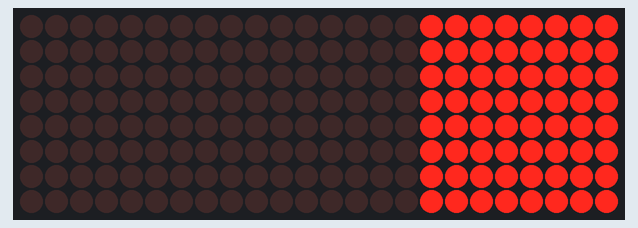
Simulated run of this sketch. Board: ESP32-S3. Shown: 24×8 LED matrix. Wiring (inferred from the names in the program): 3 × MAX7219 LED driver (orientation assumed): CS GPIO 10. Random numbers use the default seed unless the sketch sets one; what the sketch prints to the serial monitor is not drawn.

Above: at 21.13 s.

The sketch:

mlp_par_poc.ino
```cpp
// mlp_par_poc.ino -- ESP32-S3 como maestro SPI de la version PARALELA (8
// carriles MAC) de la red 130->128->64->32->5, implementada en
// fpga_NPU_poc/top_mlp_par.v. A diferencia de mlp_poc.ino: los pesos se
// reparten en 8 bancos (uno por carril, neurona%8) y se cargan en RAFAGAS de
// 5 bytes por transaccion SPI en vez de 1, porque con 8 multiplicadores en
// paralelo el cuello de botella deja de ser el computo y pasa a ser el I/O.
//
// IMPORTANTE: este sketch asume que la FPGA tiene cargado 'top_mlp_par'.
// Conexionado: igual que los otros sketches (ver npu_poc.ino).

#include <SPI.h>

#define PIN_SCLK 12
#define PIN_MOSI 11
#define PIN_MISO 13
#define PIN_CS   10

#define CMD_NOP      0x00
#define CMD_LOAD_W   0x03
#define CMD_LOAD_B   0x02
#define CMD_START    0x04
#define CMD_DBG_RD   0x06
#define CMD_SET_WTGT 0x07
#define CMD_SET_ITGT 0x0A
#define CMD_IBURST5  0x0B
// sel=5 en CMD_DBG_RD: lee weight_bank[w_lane][w_ptr], apuntados por el
// CMD_SET_WTGT mas reciente (solo para lectura de debug, no para escribir).
//
// La carga de PESOS es 1 transaccion SPI = 1 peso (CMD_LOAD_W), no rafaga:
// la carga en rafaga (8 bancos, secuenciador de varios ciclos en la FPGA)
// resulto ser una fuente de corrupcion intermitente e irreproducible entre
// resets, sin causa raiz identificada pese a probar distintas frecuencias.
// Como la carga de pesos es un costo unico al arrancar (no se repite en el
// loop de inferencia que se compara contra el ESP32), no vale la pena el
// riesgo -- ver top_mlp_par.v para el detalle. input_mem si sigue en
// rafaga porque su tiempo SI cuenta en cada inferencia, y viene
// funcionando perfecto (130/130 en todas las pruebas).

#define NLANES 8

// ---- Dimensiones de la red (deben coincidir EXACTO con mlp_engine_par.v) ----
#define IN_COUNT  130
#define H1_COUNT  128
#define H2_COUNT  64
#define H3_COUNT  32
#define OUT_COUNT 5

// ---- Direcciones "planas" originales (para el calculo de referencia en
// software, igual que en mlp_poc.ino) ----
#define W1_BASE 0
#define W1_SIZE (IN_COUNT * H1_COUNT)
#define W2_BASE (W1_BASE + W1_SIZE)
#define W2_SIZE (H1_COUNT * H2_COUNT)
#define W3_BASE (W2_BASE + W2_SIZE)
#define W3_SIZE (H2_COUNT * H3_COUNT)
#define W4_BASE (W3_BASE + W3_SIZE)
#define W4_SIZE (H3_COUNT * OUT_COUNT)
#define W_TOTAL (W4_BASE + W4_SIZE)

#define B1_BASE 0
#define B2_BASE (B1_BASE + H1_COUNT)
#define B3_BASE (B2_BASE + H2_COUNT)
#define B4_BASE (B3_BASE + H3_COUNT)
#define B_TOTAL (B4_BASE + OUT_COUNT)

// ---- Mapa de bancos por carril (direccion LOCAL, misma numeracion que el
// comentario de mlp_engine_par.v) ----
struct LayerCfg { int in_count, out_count, waves, flat_base, lane_base; };
LayerCfg LAYERS[4] = {
  {IN_COUNT, H1_COUNT, 16, W1_BASE, 0},
  {H1_COUNT, H2_COUNT, 8,  W2_BASE, 2080},
  {H2_COUNT, H3_COUNT, 4,  W3_BASE, 3104},
  {H3_COUNT, OUT_COUNT, 1, W4_BASE, 3360},
};
#define LANE_BANK_SIZE 3392 // direcciones locales realmente usadas por carril (0..3391)

SPIClass fpga_spi(FSPI);

int8_t weights[W_TOTAL];
int8_t biases[B_TOTAL];
int8_t h1[H1_COUNT], h2[H2_COUNT], h3[H3_COUNT];

#define SPI_HZ 8000000
void spi_burst_begin() { fpga_spi.beginTransaction(SPISettings(SPI_HZ, MSBFIRST, SPI_MODE0)); }
void spi_burst_end()   { fpga_spi.endTransaction(); }

void npu_xfer(uint8_t cmd, uint16_t a, uint16_t b_raw, uint8_t rx[6]) {
  uint8_t tx[6] = {
    cmd, (uint8_t)(a >> 8), (uint8_t)(a & 0xFF),
    (uint8_t)(b_raw >> 8), (uint8_t)(b_raw & 0xFF), 0x00
  };
  digitalWrite(PIN_CS, LOW);
  for (int i = 0; i < 6; i++) rx[i] = fpga_spi.transfer(tx[i]);
  digitalWrite(PIN_CS, HIGH);
}

// Frame de rafaga: 5 bytes de carga util (sin nocion de direccion, el
// puntero interno de la FPGA ya sabe donde escribir y auto-incrementa).
void npu_xfer_burst(uint8_t cmd, uint8_t b0, uint8_t b1, uint8_t b2, uint8_t b3, uint8_t b4, uint8_t rx[6]) {
  uint8_t tx[6] = {cmd, b0, b1, b2, b3, b4};
  digitalWrite(PIN_CS, LOW);
  for (int i = 0; i < 6; i++) rx[i] = fpga_spi.transfer(tx[i]);
  digitalWrite(PIN_CS, HIGH);
}

// bit1 del status = pll_lock (ver top_mlp_par.v: tx_snapshot[..]=
// {6'd0,pll_lock,busy,...}). El carril 0 (primer carril cargado, justo al
// arrancar el sketch) mostro muchas mas fallas de carga que el resto y sin
// converger con reintentos -- sospecha de que el PLL todavia no estaba
// bloqueado en los primerisimos frames SPI. Se chequea explicitamente antes
// de mandar nada.
void wait_pll_lock() {
  uint8_t rx[6];
  uint32_t t0 = micros();
  bool locked = false;
  spi_burst_begin();
  for (int i = 0; i < 1000 && !locked; i++) {
    npu_xfer(CMD_NOP, 0, 0, rx);
    locked = (rx[0] & 0x02) != 0;
    if (!locked) delayMicroseconds(100);
  }
  spi_burst_end();
  uint32_t dt = micros() - t0;
  Serial.printf("PLL lock: %s (tardo %lu us en confirmarse)\n", locked ? "OK" : "NUNCA SE VIO EN 1000 INTENTOS", (unsigned long)dt);
}

void npu_send(uint8_t cmd, uint16_t a, uint16_t b_raw) {
  uint8_t rx[6];
  spi_burst_begin();
  npu_xfer(cmd, a, b_raw, rx);
  spi_burst_end();
}

int8_t npu_dbg_read(uint8_t sel, uint8_t addr) {
  uint8_t rx[6];
  uint16_t a = ((uint16_t)sel << 8) | addr;
  spi_burst_begin();
  npu_xfer(CMD_DBG_RD, a, 0, rx);
  npu_xfer(CMD_NOP, 0, 0, rx);
  npu_xfer(CMD_NOP, 0, 0, rx);
  spi_burst_end();
  return (int8_t)rx[5];
}

void npu_wait_done(int8_t out[OUT_COUNT], int *polls_out) {
  uint8_t rx[6];
  int polls = 0;
  spi_burst_begin();
  bool busy = true;
  while (busy) {
    npu_xfer(CMD_NOP, 0, 0, rx);
    busy = (rx[0] & 0x01) != 0;
    polls++;
  }
  npu_xfer(CMD_NOP, 0, 0, rx);
  spi_burst_end();
  out[0] = (int8_t)rx[1]; out[1] = (int8_t)rx[2]; out[2] = (int8_t)rx[3];
  out[3] = (int8_t)rx[4]; out[4] = (int8_t)rx[5];
  *polls_out = polls;
}

// Mismo post-procesamiento que el hardware: ReLU + saturacion a [0,127].
int8_t relu_sat(int32_t v) {
  if (v < 0) return 0;
  if (v > 127) return 127;
  return (int8_t)v;
}

void mlp_forward_sw(const int8_t *input, int8_t *output) {
  for (int n = 0; n < H1_COUNT; n++) {
    int32_t acc = 0;
    for (int i = 0; i < IN_COUNT; i++) acc += (int32_t)weights[W1_BASE + n * IN_COUNT + i] * (int32_t)input[i];
    acc += biases[B1_BASE + n];
    h1[n] = relu_sat(acc);
  }
  for (int n = 0; n < H2_COUNT; n++) {
    int32_t acc = 0;
    for (int i = 0; i < H1_COUNT; i++) acc += (int32_t)weights[W2_BASE + n * H1_COUNT + i] * (int32_t)h1[i];
    acc += biases[B2_BASE + n];
    h2[n] = relu_sat(acc);
  }
  for (int n = 0; n < H3_COUNT; n++) {
    int32_t acc = 0;
    for (int i = 0; i < H2_COUNT; i++) acc += (int32_t)weights[W3_BASE + n * H2_COUNT + i] * (int32_t)h2[i];
    acc += biases[B3_BASE + n];
    h3[n] = relu_sat(acc);
  }
  for (int n = 0; n < OUT_COUNT; n++) {
    int32_t acc = 0;
    for (int i = 0; i < H3_COUNT; i++) acc += (int32_t)weights[W4_BASE + n * H3_COUNT + i] * (int32_t)h3[i];
    acc += biases[B4_BASE + n];
    output[n] = relu_sat(acc);
  }
}

// ---- Carga de los pesos de UN carril, un peso por transaccion SPI ----
// Recorre las 4 capas en el orden en que estan concatenadas dentro del banco
// de este carril (ver LAYERS[].lane_base), tomando de 'weights[]' (layout
// plano original) el valor que le corresponde a la neurona (ola*8+lane).
// CMD_LOAD_W manda {carril, direccion local, valor} en una sola transaccion
// (sin puntero/secuenciador del lado FPGA) -- ver comentario de cabecera del
// porque no se usa rafaga aca.
void send_lane_weights(int lane) {
  uint8_t rx[6];
  spi_burst_begin();
  for (int L = 0; L < 4; L++) {
    LayerCfg &c = LAYERS[L];
    for (int w = 0; w < c.waves; w++) {
      int neuron = w * NLANES + lane;
      for (int i = 0; i < c.in_count; i++) {
        int8_t val = (neuron < c.out_count) ? weights[c.flat_base + neuron * c.in_count + i] : 0;
        int local_addr = c.lane_base + w * c.in_count + i;
        uint16_t a = ((uint16_t)lane << 12) | (uint16_t)local_addr;
        npu_xfer(CMD_LOAD_W, a, (uint16_t)(uint8_t)val, rx);
      }
    }
  }
  spi_burst_end();
}

// Recorre las 4 capas de la misma forma que send_lane_weights() para
// encontrar a que valor esperado corresponde una direccion LOCAL dada
// (necesario para poder reintentar UNA direccion puntual sin recorrer todo
// de nuevo).
int8_t weight_at_local_addr(int lane, int local_addr) {
  for (int L = 0; L < 4; L++) {
    LayerCfg &c = LAYERS[L];
    int span = c.waves * c.in_count;
    if (local_addr >= c.lane_base && local_addr < c.lane_base + span) {
      int rel = local_addr - c.lane_base;
      int w = rel / c.in_count;
      int i = rel % c.in_count;
      int neuron = w * NLANES + lane;
      return (neuron < c.out_count) ? weights[c.flat_base + neuron * c.in_count + i] : 0;
    }
  }
  return 0;
}

// Lee de vuelta las LANE_BANK_SIZE direcciones reales del carril y compara
// contra lo que deberian ser. Llena mismatch_addr[] (hasta max_mismatch)
// con las direcciones que fallaron y devuelve cuantas fallaron en total.
int verify_lane_weights(int lane, int *mismatch_addr, int max_mismatch) {
  int count = 0;
  for (int addr = 0; addr < LANE_BANK_SIZE; addr++) {
    npu_send(CMD_SET_WTGT, ((uint16_t)lane << 12) | (uint16_t)addr, 0);
    int8_t got = npu_dbg_read(5, 0);
    int8_t expected = weight_at_local_addr(lane, addr);
    if (got != expected) {
      if (count < max_mismatch) mismatch_addr[count] = addr;
      count++;
    }
  }
  return count;
}

// La carga de pesos por SPI muestra corrupcion intermitente en un puñado de
// direcciones (causa raiz no identificada, ver README de 03_mlp_paralelo).
// Como el mecanismo de lectura de verificacion (CMD_SET_WTGT+CMD_DBG_RD
// sel=5) resulto confiable, en vez de perseguir la causa exacta: cargar,
// leer de vuelta, y reintentar SOLO las direcciones que fallaron, hasta que
// quede todo bien (o se agoten los reintentos).
#define MAX_WEIGHT_MISMATCH 256
void send_lane_weights_with_retry(int lane, int max_retries = 8) {
  send_lane_weights(lane);
  int mismatch_addr[MAX_WEIGHT_MISMATCH];
  for (int attempt = 1; attempt <= max_retries; attempt++) {
    int n = verify_lane_weights(lane, mismatch_addr, MAX_WEIGHT_MISMATCH);
    if (n == 0) {
      if (attempt > 1) Serial.printf("  carril %d: OK despues de %d reintento(s)\n", lane, attempt - 1);
      return;
    }
    Serial.printf("  carril %d: %d direccion(es) mal (intento %d/%d), reintentando...\n", lane, n, attempt, max_retries);
    int fix_count = (n < MAX_WEIGHT_MISMATCH) ? n : MAX_WEIGHT_MISMATCH;
    uint8_t rx[6];
    spi_burst_begin();
    for (int k = 0; k < fix_count; k++) {
      int addr = mismatch_addr[k];
      int8_t val = weight_at_local_addr(lane, addr);
      uint16_t a = ((uint16_t)lane << 12) | (uint16_t)addr;
      npu_xfer(CMD_LOAD_W, a, (uint16_t)(uint8_t)val, rx);
    }
    spi_burst_end();
  }
  Serial.printf("  carril %d: SIGUE MAL despues de %d reintentos!\n", lane, max_retries);
}

void load_weights_and_biases() {
  Serial.println("Generando pesos/bias aleatorios (rango -2..2)...");
  randomSeed(42);
  for (int i = 0; i < W_TOTAL; i++) weights[i] = (int8_t)random(-2, 3);
  for (int i = 0; i < B_TOTAL; i++) biases[i]  = (int8_t)random(-2, 3);

  Serial.println("Cargando pesos en la FPGA (con verificacion y reintento por carril)...");
  uint32_t t0 = micros();

  for (int lane = 0; lane < NLANES; lane++) send_lane_weights_with_retry(lane);

  uint8_t rx[6];
  spi_burst_begin();
  for (int i = 0; i < B_TOTAL; i++)
    npu_xfer(CMD_LOAD_B, (uint16_t)i, (uint16_t)(uint8_t)biases[i], rx);
  spi_burst_end();

  uint32_t t1 = micros();
  Serial.printf("Carga completa en %.2f ms\n\n", (t1 - t0) / 1000.0);
}

// Test aislado: carga un patron conocido en input_mem por rafaga, y lo lee
// de vuelta con CMD_DBG_RD (sel=4) para confirmar si la carga en si funciona,
// sin meter la inferencia en el medio.
void test_input_burst_loading() {
  Serial.println("=== Test aislado: carga en rafaga de input_mem ===");
  int8_t pattern[IN_COUNT];
  for (int i = 0; i < IN_COUNT; i++) pattern[i] = (int8_t)((i % 5) - 2);

  uint8_t rx[6];
  npu_send(CMD_SET_ITGT, 0, 0);
  uint8_t buf[5];
  int bufcount = 0;
  spi_burst_begin();
  for (int i = 0; i < IN_COUNT; i++) {
    buf[bufcount++] = (uint8_t)pattern[i];
    if (bufcount == 5) {
      npu_xfer_burst(CMD_IBURST5, buf[0], buf[1], buf[2], buf[3], buf[4], rx);
      bufcount = 0;
    }
  }
  spi_burst_end();

  int mism = 0;
  for (int i = 0; i < IN_COUNT; i++) {
    int8_t got = npu_dbg_read(4, i);
    if (got != pattern[i]) {
      mism++;
      if (mism <= 10) Serial.printf("  input_mem[%3d]: esperado=%4d  fpga=%4d\n", i, pattern[i], got);
    }
  }
  Serial.printf("input_mem: %d/%d coinciden\n\n", IN_COUNT - mism, IN_COUNT);
}

// Lee bias_mem de vuelta (CMD_DBG_RD sel=6, direccion plana 0..228) y lo
// compara contra 'biases[]'. Bias usa el patron de escritura mas simple
// posible (1 memoria compartida, sin decodificador de carril) -- si esto
// TAMBIEN sale corrupto, el problema no es especifico del camino de pesos.
void test_bias_readback() {
  Serial.println("=== Test aislado: bias_mem (lectura) ===");
  int mism = 0;
  for (int i = 0; i < B_TOTAL; i++) {
    int8_t got = npu_dbg_read(6, i);
    if (got != biases[i]) {
      mism++;
      if (mism <= 12) Serial.printf("  bias[%3d]: esperado=%4d  fpga=%4d\n", i, biases[i], got);
    }
  }
  Serial.printf("bias_mem: %d/%d coinciden\n\n", B_TOTAL - mism, B_TOTAL);
}

// El carril 0 muestra ~90 direcciones mal de forma persistente, sin
// converger con reintentos (a diferencia del resto de los carriles, que
// convergen en 2-4 intentos). Para distinguir "el DATO guardado esta mal"
// de "la LECTURA de verificacion en si es inestable para este carril": lee
// las mismas 3392 direcciones DOS VECES seguidas, sin reescribir nada en el
// medio, y compara una lectura contra la otra (no contra lo esperado). Si
// las dos lecturas coinciden entre si (aunque difieran de lo esperado), el
// dato esta mal guardado. Si difieren entre si, la lectura misma es la que
// falla.
void test_lane0_read_stability() {
  Serial.println("=== Test: estabilidad de lectura del carril 0 (2 pasadas, sin reescribir) ===");
  static int8_t pass1[LANE_BANK_SIZE];
  static int8_t pass2[LANE_BANK_SIZE];
  for (int addr = 0; addr < LANE_BANK_SIZE; addr++) {
    npu_send(CMD_SET_WTGT, ((uint16_t)0 << 12) | (uint16_t)addr, 0);
    pass1[addr] = npu_dbg_read(5, 0);
  }
  for (int addr = 0; addr < LANE_BANK_SIZE; addr++) {
    npu_send(CMD_SET_WTGT, ((uint16_t)0 << 12) | (uint16_t)addr, 0);
    pass2[addr] = npu_dbg_read(5, 0);
  }
  int diff_between_passes = 0, diff_pass1_expected = 0;
  for (int addr = 0; addr < LANE_BANK_SIZE; addr++) {
    int8_t expected = weight_at_local_addr(0, addr);
    if (pass1[addr] != pass2[addr]) {
      diff_between_passes++;
      if (diff_between_passes <= 10) Serial.printf("  addr %4d: pasada1=%4d  pasada2=%4d  (esperado=%4d)\n", addr, pass1[addr], pass2[addr], expected);
    }
    if (pass1[addr] != expected) diff_pass1_expected++;
  }
  Serial.printf("Pasada1 vs Pasada2 (misma lectura repetida): %d/%d difieren\n", diff_between_passes, LANE_BANK_SIZE);
  Serial.printf("Pasada1 vs esperado: %d/%d difieren\n\n", diff_pass1_expected, LANE_BANK_SIZE);
}

// Lee weight_bank[lane][addr] de vuelta (via CMD_SET_WTGT + CMD_DBG_RD sel=5)
// y lo compara contra el valor que send_lane_weights() calculo para esa
// misma direccion local, para el carril 'lane' completo (las 3392
// direcciones reales). Exhaustivo pero solo para UN carril (representativo);
// si el bug es sistemico (offset, orden de bytes, etc.) alcanza para verlo.
void test_weight_bank_readback(int lane) {
  Serial.printf("=== Test aislado: weight_bank del carril %d (rafaga + lectura) ===\n", lane);
  int mism = 0, checked = 0;
  for (int L = 0; L < 4; L++) {
    LayerCfg &c = LAYERS[L];
    int neuron = -1000; // se recalcula por ola
    for (int w = 0; w < c.waves; w++) {
      int nrn = w * NLANES + lane;
      for (int i = 0; i < c.in_count; i++) {
        int local_addr = c.lane_base + w * c.in_count + i;
        int8_t expected = (nrn < c.out_count) ? weights[c.flat_base + nrn * c.in_count + i] : 0;
        npu_send(CMD_SET_WTGT, ((uint16_t)lane << 12) | (uint16_t)local_addr, 0);
        int8_t got = npu_dbg_read(5, 0);
        checked++;
        if (got != expected) {
          mism++;
          if (mism <= 12) Serial.printf("  L%d w=%d i=%d local_addr=%4d: esperado=%4d  fpga=%4d\n", L, w, i, local_addr, expected, got);
        }
      }
    }
  }
  Serial.printf("weight_bank[carril %d]: %d/%d coinciden\n\n", lane, checked - mism, checked);
}

// Lee h1/h2/h3 de la FPGA (con busy en 0) y los compara contra los que
// quedaron en las globales h1/h2/h3 del ULTIMO mlp_forward_sw().
void debug_compare_layers() {
  Serial.println("  Comparando capas ocultas h1/h2/h3 (FPGA vs software)...");
  int mism1 = 0, mism2 = 0, mism3 = 0;
  for (int i = 0; i < H1_COUNT; i++) {
    int8_t got = npu_dbg_read(0, i);
    if (got != h1[i]) { mism1++; if (mism1 <= 6) Serial.printf("    h1[%3d]: esperado=%4d  fpga=%4d\n", i, h1[i], got); }
  }
  for (int i = 0; i < H2_COUNT; i++) {
    int8_t got = npu_dbg_read(1, i);
    if (got != h2[i]) { mism2++; if (mism2 <= 6) Serial.printf("    h2[%3d]: esperado=%4d  fpga=%4d\n", i, h2[i], got); }
  }
  for (int i = 0; i < H3_COUNT; i++) {
    int8_t got = npu_dbg_read(2, i);
    if (got != h3[i]) { mism3++; if (mism3 <= 6) Serial.printf("    h3[%3d]: esperado=%4d  fpga=%4d\n", i, h3[i], got); }
  }
  Serial.printf("  Diferencias: h1=%d/%d  h2=%d/%d  h3=%d/%d\n\n", mism1, H1_COUNT, mism2, H2_COUNT, mism3, H3_COUNT);
}

void run_inference_once(const int8_t *mfcc, int8_t *got, uint32_t *t_load, uint32_t *t_compute, int *polls_out) {
  uint8_t rx[6];
  uint32_t t0 = micros();

  npu_send(CMD_SET_ITGT, 0, 0);
  uint8_t buf[5];
  int bufcount = 0;
  spi_burst_begin();
  for (int i = 0; i < IN_COUNT; i++) {
    buf[bufcount++] = (uint8_t)mfcc[i];
    if (bufcount == 5) {
      npu_xfer_burst(CMD_IBURST5, buf[0], buf[1], buf[2], buf[3], buf[4], rx);
      bufcount = 0;
    }
  }
  npu_xfer(CMD_START, 0, 0, rx);
  spi_burst_end();
  uint32_t t_loaded = micros();

  npu_wait_done(got, polls_out);
  uint32_t t1 = micros();

  *t_load    = t_loaded - t0;
  *t_compute = t1 - t_loaded;
}

uint32_t total_runs = 0, total_fails = 0;
uint32_t compute_us_min = 0xFFFFFFFF, compute_us_max = 0;
uint64_t compute_us_sum = 0;

void run_inference_test(int iter) {
  int8_t mfcc[IN_COUNT];
  for (int i = 0; i < IN_COUNT; i++) mfcc[i] = (int8_t)random(-2, 3);

  int8_t expected[OUT_COUNT];
  uint32_t sw_t0 = micros();
  mlp_forward_sw(mfcc, expected);
  uint32_t sw_t1 = micros();

  int8_t got[OUT_COUNT];
  uint32_t t_load, t_compute;
  int polls;
  run_inference_once(mfcc, got, &t_load, &t_compute, &polls);

  bool match = true;
  for (int i = 0; i < OUT_COUNT; i++) if (expected[i] != got[i]) match = false;
  total_runs++;
  if (!match) total_fails++;
  if (t_compute < compute_us_min) compute_us_min = t_compute;
  if (t_compute > compute_us_max) compute_us_max = t_compute;
  compute_us_sum += t_compute;

  Serial.printf("--- Iteracion %d ---  [fallo acumulado: %lu/%lu = %.1f%%]\n",
                iter, (unsigned long)total_fails, (unsigned long)total_runs, 100.0f * total_fails / total_runs);
  Serial.printf("ESP32 (software): %6.3f ms -> [%4d %4d %4d %4d %4d]\n",
                (sw_t1 - sw_t0) / 1000.0, expected[0], expected[1], expected[2], expected[3], expected[4]);
  Serial.printf("FPGA (SPI+infer): %6.3f ms -> [%4d %4d %4d %4d %4d]  (carga entrada: %.3f ms, computo+polling: %.3f ms, %d polls)\n",
                (t_load + t_compute) / 1000.0, got[0], got[1], got[2], got[3], got[4],
                t_load / 1000.0, t_compute / 1000.0, polls);
  Serial.println(match ? ">> OK: coinciden" : ">> ERROR: no coinciden");
  if (!match && iter < 3) debug_compare_layers();
  Serial.println();
}

void setup() {
  Serial.begin(115200);
  delay(1000);

  pinMode(PIN_CS, OUTPUT);
  digitalWrite(PIN_CS, HIGH);
  fpga_spi.begin(PIN_SCLK, PIN_MISO, PIN_MOSI, PIN_CS);

  Serial.println("=== fpga_NPU_poc: inferencia PARALELA (8 carriles) via SPI ===\n");
  wait_pll_lock();
  load_weights_and_biases();
  test_input_burst_loading();
  test_bias_readback();
  test_weight_bank_readback(0);
  test_lane0_read_stability();
}

// Barrido de frecuencia de clk_sys: correr exactamente N_TEST_ITERS
// inferencias y despues quedarse quieto con un resumen, en vez de un loop
// infinito -- asi cada paso de frecuencia (27/54/108/216/432 MHz) da un
// resultado limpio y autocontenido sin tener que contar lineas a mano.
#define N_TEST_ITERS 50
int iteration = 0;
bool test_done = false;

void loop() {
  if (!test_done) {
    run_inference_test(iteration++);
    if (iteration >= N_TEST_ITERS) {
      test_done = true;
      Serial.println("========================================");
      Serial.printf("RESUMEN: %lu/%lu OK  (%lu fallos, %.1f%%)\n",
                     (unsigned long)(total_runs - total_fails), (unsigned long)total_runs,
                     (unsigned long)total_fails, 100.0f * total_fails / total_runs);
      Serial.printf("computo+polling: min=%.3fms max=%.3fms prom=%.3fms\n",
                     compute_us_min / 1000.0, compute_us_max / 1000.0,
                     (compute_us_sum / (double)total_runs) / 1000.0);
      Serial.println("========================================");
    } else {
      delay(200);
    }
  }
}
```
